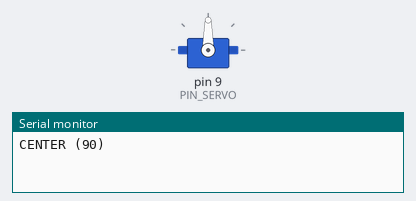
This sketch was run on a simulated Arduino Uno, built with avr-gcc and run on an emulated ATmega328P. Shown: servo, the last lines printed to the serial monitor.

Above: at 0.05 s.
At 2.15 s:
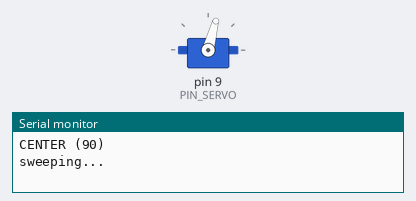
At 3.55 s:
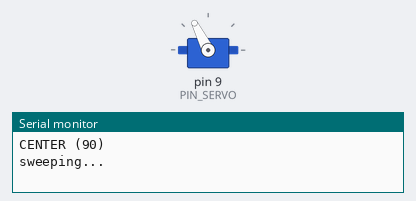
At 4.8 s:
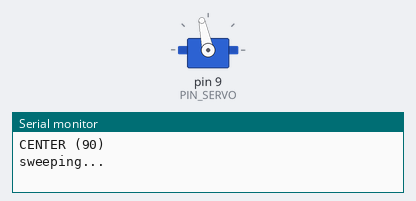
Timing chart, 0 to 6.7 s (numbered marks = the images above):
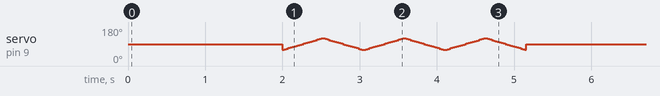

Measured:
- by itself, servo on pin 9 (PIN_SERVO): moves between 60° and 120°, repeating every 5.2 s

The sketch:

04_servo_test.ino
```cpp
// Test 4 - nozzle servo (SG90)
// The servo goes to the center, then sweeps left/right like when spraying.
// Fix the nozzle so it points straight ahead when the message says CENTER.

#include <Servo.h>

const uint8_t PIN_SERVO = 9;
const int CENTER = 90, SWEEP = 30;
Servo nozzle;

void setup() {
  nozzle.attach(PIN_SERVO);
  Serial.begin(9600);
}

void loop() {
  Serial.println(F("CENTER (90)"));
  nozzle.write(CENTER);
  delay(2000);
  Serial.println(F("sweeping..."));
  for (int i = 0; i < 3; i++) {
    for (int a = CENTER - SWEEP; a <= CENTER + SWEEP; a += 3) { nozzle.write(a); delay(25); }
    for (int a = CENTER + SWEEP; a >= CENTER - SWEEP; a -= 3) { nozzle.write(a); delay(25); }
  }
}
```
